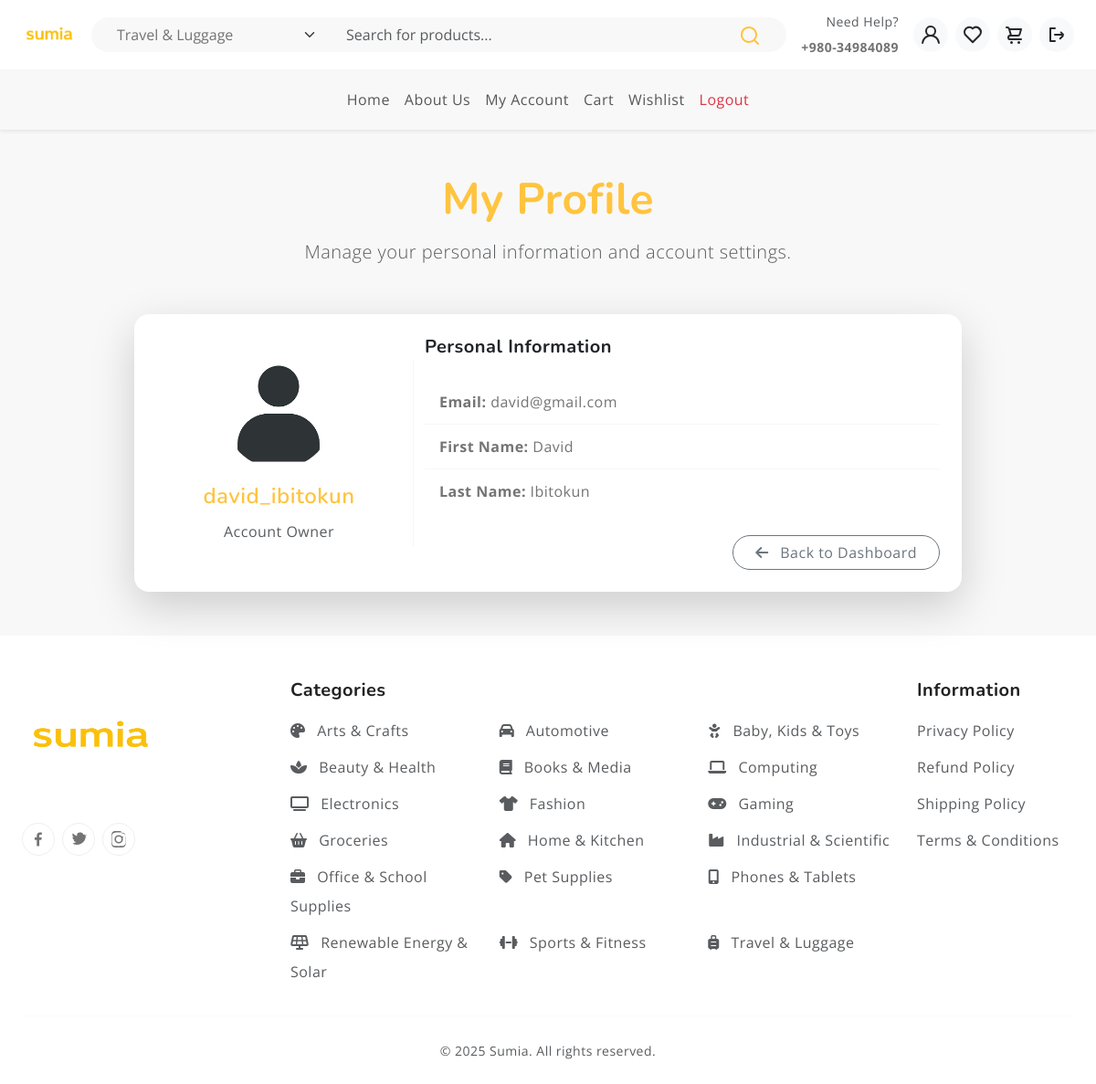
The app's page /auth/myProfile/ (signed in) with its own data.
### authentications/models.py (models this page shows, shortened)
class UsersRegistration(AbstractUser):
    ACCOUNT_CHOICES = [
        ('user', 'User'),
        ('vendor', 'Vendor'),
    ]
    account_type = models.CharField(
        max_length=10,
        choices=ACCOUNT_CHOICES,
        default='user',
        verbose_name='Account Type'
    )
    agreed_to_terms = models.BooleanField(
        default=False, # It's good practice to have a default value
        verbose_name='Agreed to Terms and Conditions'
    )
    class Meta:
        verbose_name = 'User Registration'
        verbose_name_plural = 'Users Registrations'

### pages/models.py (models this page shows, shortened)
class Category(models.Model):
    name = models.CharField(max_length=100, unique=True)
    slug = models.SlugField(max_length=100, unique=True, blank=True)
    parent = models.ForeignKey(
        'self',
        on_delete=models.SET_NULL,
        null=True,
        blank=True,
        related_name='subcategories'
    )
    description = models.TextField(blank=True)
    is_active = models.BooleanField(default=True)
    created_at = models.DateTimeField(auto_now_add=True)
    updated_at = models.DateTimeField(auto_now=True)
    icon = models.CharField(
        max_length=50,
        blank=True,
        null=True,
        help_text="Font Awesome 6 icon class (e.g., 'fa-solid fa-laptop'). Auto-assigned if empty."
    )
    class Meta:
        verbose_name_plural = 'Categories'
        ordering = ['name']
    CATEGORY_ICON_MAP = {
        'phones': 'fa-solid fa-mobile-alt', 'tablets': 'fa-solid fa-tablet-alt',
        'electronics': 'fa-solid fa-tv', 'computing': 'fa-solid fa-laptop',
        'laptops': 'fa-solid fa-laptop', 'desktops': 'fa-solid fa-desktop',
        'fashion': 'fa-solid fa-shirt', 'clothing': 'fa-solid fa-shirt',
        'shoes': 'fa-solid fa-shoe-prints', 'beauty': 'fa-solid fa-spa',
        'health': 'fa-solid fa-heart-pulse', 'home': 'fa-solid fa-house',
        'kitchen': 'fa-solid fa-blender', 'baby': 'fa-solid fa-baby',
        'kids': 'fa-solid fa-child', 'toys': 'fa-solid fa-robot',
        'sports': 'fa-solid fa-dumbbell', 'fitness': 'fa-solid fa-running',
        'automotive': 'fa-solid fa-car', 'motorcycles': 'fa-solid fa-motorcycle',
        'books': 'fa-solid fa-book', 'media': 'fa-solid fa-compact-disc',
        'gaming': 'fa-solid fa-gamepad', 'groceries': 'fa-solid fa-basket-shopping',
        'food': 'fa-solid fa-apple-whole', 'office': 'fa-solid fa-briefcase',
        'school': 'fa-solid fa-pencil-alt', 'arts': 'fa-solid fa-palette',
        'crafts': 'fa-solid fa-scissors', 'travel': 'fa-solid fa-suitcase-rolling',
        'luggage': 'fa-solid fa-suitcase', 'pets': 'fa-solid fa-paw',
        'industrial': 'fa-solid fa-industry', 'scientific': 'fa-solid fa-flask',
        'renewable': 'fa-solid fa-solar-panel', 'solar': 'fa-solid fa-sun',
        'power': 'fa-solid fa-bolt', 'smartphones': 'fa-solid fa-mobile-alt',
        'tablets': 'fa-solid fa-tablet-alt', 'televisions': 'fa-solid fa-tv',
        'cameras': 'fa-solid fa-camera', 'printers': 'fa-solid fa-print',
        'fragrances': 'fa-solid fa-spray-can', 'skincare': 'fa-solid fa-face-mask',
        'cookware': 'fa-solid fa-utensils', 'appliances': 'fa-solid fa-fan',
        'diapers': 'fa-solid fa-baby-carriage', 'strollers': 'fa-solid fa-baby-carriage',
        'consoles': 'fa-solid fa-gamepad', 'stationery': 'fa-solid fa-pen-fancy',
        'suitcases': 'fa-solid fa-suitcase-rolling', 'dog food': 'fa-solid fa-dog',
        'cat food': 'fa-solid fa-cat', 'test instruments': 'fa-solid fa-microscope',
        'power tools': 'fa-solid fa-screwdriver-wrench', 'inverters': 'fa-solid fa-charging-station',
        'batteries': 'fa-solid fa-battery-full',
    }
    DEFAULT_ICON = 'fa-solid fa-tag' # Fallback icon

### authentications/views.py (the view)
# urls.py: path('myProfile/', myProfile, name='myProfile')
@login_required(login_url='login')
def myProfile(request):
    if request.method == 'POST':
        from ..authentications.forms import UsersRegistrationForm # Import here to avoid circular dependency
        form = UsersRegistrationForm(request.POST, instance=request.user)
        if form.is_valid():
            form.save()
            messages.success(request, 'Your profile was successfully updated!')
            return redirect('myProfile') # Redirect to the same page to show updated info
        else:
            messages.error(request, 'Please correct the error below.')
    else:
        from .forms import UsersRegistrationForm # Import here
        form = UsersRegistrationForm(instance=request.user)
    context = {
        'form': form,
    }
    return render(request, 'myProfile.html', context)

### templates/myProfile.html (shortened to what this page needs)
{% extends 'base.html' %}
{% load static %}
{% block content %}
<section class="py-5 bg-light">
    <div class="container">
        <div class="text-center mb-5">
            <h2 class="fw-bold text-primary display-5 mb-2">My Profile</h2>
            <p class="lead text-muted">Manage your personal information and account settings.</p>
        </div>
        <div class="row justify-content-center">
            <div class="col-lg-10">
                <div class="card shadow-lg border-0 rounded-4 p-4 bg-white">
                    <div class="row align-items-center g-4">
                        <div class="col-md-4 text-center border-end">
                            <img src="{% static 'images/default-avatar.png' %}" alt="User Avatar"
                                 class="img-fluid rounded-circle mb-3" width="120" height="120">
                            <h4 class="fw-semibold text-primary">{{ user.username }}</h4>
                            <p class="text-muted mb-0">Account Owner</p>
                        </div>
                        <div class="col-md-8">
                            <h5 class="fw-bold text-dark mb-4">Personal Information</h5>
                            <ul class="list-group list-group-flush">
                                <li class="list-group-item bg-transparent py-2">
                                    <strong>Email:</strong> {{ user.email|default:"Not Provided" }}
                                </li>
                                <li class="list-group-item bg-transparent py-2">
                                    <strong>First Name:</strong> {{ user.first_name|default:"-" }}
                                </li>
                                <li class="list-group-item bg-transparent py-2">
                                    <strong>Last Name:</strong> {{ user.last_name|default:"-" }}
                                </li>
                            </ul>
                            <div class="mt-4 text-end">
                                <a href="{% if request.user.account_type == 'user' %}{% url 'user_dashboard' %}{% elif request.user.account_type == 'vendor' %}{% url 'vendor_dashboard' %} {%endif %}" class="btn btn-outline-secondary rounded-pill px-4">
                                    <i class="fas fa-arrow-left me-2"></i> Back to Dashboard
                                </a>
                            </div>
                        </div>
                    </div>
                </div>
            </div>
        </div>
    </div>
</section>
{% endblock %}

### templates/base.html (shortened to what this page needs)
<!DOCTYPE html>
<html lang="en">
<head>
  {% load static %}
  <link rel="stylesheet" href="https://cdnjs.cloudflare.com/ajax/libs/font-awesome/6.5.2/css/all.min.css"
 />
  <link rel="stylesheet" href="https://cdn.jsdelivr.net/npm/swiper@9/swiper-bundle.min.css">
  <link href="https://cdn.jsdelivr.net/npm/bootstrap@5.3.0-alpha3/dist/css/bootstrap.min.css" rel="stylesheet"
>
  <link rel="stylesheet" type="text/css" href="{% static 'css/vendor.css' %}">
  <link rel="stylesheet" type="text/css" href="{% static 'style.css' %}">
</head>
<body>
<header class="sticky-top bg-white shadow-sm border-bottom">
  <div class="container-fluid py-2">
    <div class="row align-items-center g-3">
      <div class="col-auto">
        <a href="{% url 'home' %}">
          <img src="{% static 'images/sumia.png' %}" alt="Sumia Logo" class="img-fluid" style="height: 60px;">
        </a>
      </div>
      <div class="col d-none d-lg-block">
        <form class="d-flex align-items-center bg-light rounded-pill px-3" action="{% url 'search' %}" method="GET">
          <select name="category" class="form-select border-0 bg-transparent w-auto me-2">
            {% for parent in top_level_categories %}
              <option value="{{ parent.id }}" {% if request.GET.category|add:'' == parent.id|add:'' %}selected{% endif %}>
                {{ parent.name }}
              </option>
            {% endfor %}
          </select>
          <input type="text" name="q" class="form-control border-0 bg-transparent"
                     placeholder="Search for products..." value="{{ request.GET.q|default:'' }}">
          <button type="submit" class="btn border-0 bg-transparent text-primary">
            <svg width="24" height="24"><use xlink:href="#search"></use></svg>
          </button>
        </form>
      </div>
      <div class="col-auto ms-auto d-flex align-items-center gap-3">
        <div class="d-none d-xl-block text-end small">
          <div class="text-muted">Need Help?</div>
          <div class="fw-bold">+980-34984089</div>
        </div>
        <ul class="list-unstyled d-flex m-0 gap-2 align-items-center">
          <li>
            <a href="{% if user.is_authenticated %}
                         {% if user.account_type == 'user' %}{% url 'user_dashboard' %}
                         {% elif user.account_type == 'vendor' %}{% url 'vendor_dashboard' %}
                         {% else %}{% url 'login' %}{% endif %}
                       {% else %}
                         {% url 'login' %}
                       {% endif %}"
               class="icon-btn">
              <svg width="24" height="24"><use xlink:href="#user"></use></svg>
            </a>
          </li>
          <li><a href="{% url 'wishlist' %}" class="icon-btn"><svg width="24" height="24"><use xlink:href="#heart"></use></svg></a></li>
          <li><a href="{% url 'cart' %}" class="icon-btn"><svg width="24" height="24"><use xlink:href="#cart"></use></svg></a></li>
          {% if user.is_authenticated %}
          <li><a href="{% url 'logout' %}" class="icon-btn" title="Logout"><svg width="24" height="24"><use xlink:href="#box-arrow-right"></use></svg></a></li>
          {% endif %}
        </ul>
      </div>
    </div>
  </div>
  <nav class="bg-light border-top">
    <div class="container">
      <div class="navbar navbar-expand-lg navbar-light">
        <div class="collapse navbar-collapse justify-content-center" id="mainNavbar">
          <ul class="navbar-nav mb-2 mb-lg-0">
            <li class="nav-item"><a href="{% url 'home' %}" class="nav-link">Home</a></li>
            <li class="nav-item"><a href="{% url 'about' %}" class="nav-link">About Us</a></li>
            {% if request.user.is_authenticated %}
              <li class="nav-item"><a href="{% if request.user.account_type == 'user' %}{% url 'user_dashboard' %}
                                             {% elif request.user.account_type == 'vendor' %}{% url 'vendor_dashboard' %}
                                             {% else %}{% url 'login' %}{% endif %}" class="nav-link">My Account</a></li>
              <li class="nav-item"><a href="{% url 'cart' %}" class="nav-link">Cart</a></li>
              <li class="nav-item"><a href="{% url 'wishlist' %}" class="nav-link">Wishlist</a></li>
              <li class="nav-item"><a href="{% url 'logout' %}" class="nav-link text-danger">Logout</a></li>
            {% else %}
              <li class="nav-item"><a href="{% url 'login' %}" class="nav-link">Login</a></li>
              <li class="nav-item"><a href="{% url 'register' %}" class="nav-link">Register</a></li>
            {% endif %}
          </ul>
        </div>
      </div>
    </div>
  </nav>
</header>
  {% block content %}
  {% endblock %}
<footer class="text-light pt-5 pb-4">
  <div class="container-fluid">
    <div class="row gy-4">
      <div class="col-lg-3 col-md-6">
                    <a href="{% url 'home' %}">
              <img src="{% static 'images/sumia.png' %}" style="width: 150px; height: 125px; margin-bottom: 2rem;" alt="logo"
                class="img-fluid">
            </a>
          <div class="d-flex gap-2">
          <a href="#" class="btn btn-outline-light rounded-circle p-2 d-flex align-items-center justify-content-center">
            <svg xmlns="http://www.w3.org/2000/svg" width="18" height="18" viewBox="0 0 24 24">
              <path fill="currentColor"
                d="M15.12 5.32H17V2.14A26.11 26.11 0 0 0 14.26 2c-2.72 0-4.58 1.66-4.58 4.7v2.62H6.61v3.56h3.07V22h3.68v-9.12h3.06l.46-3.56h-3.52V7.05c0-1.05.28-1.73 1.76-1.73Z" />
            </svg>
          </a>
          <a href="#" class="btn btn-outline-light rounded-circle p-2 d-flex align-items-center justify-content-center">
          </a>
          <a href="#" class="btn btn-outline-light rounded-circle p-2 d-flex align-items-center justify-content-center">
          </a>
        </div>
      </div>
      <div class="col-lg-7 col-md-12">
        <h5 class="fw-bold mb-3">Categories</h5>
        <div class="row">
          {% for parent in top_level_categories %}
          <div class="col-6 col-sm-4 mb-2">
            <a href="{% url 'category_detail' parent.slug %}" class="text-muted text-decoration-none">
              {% if parent.icon %}<i class="{{ parent.icon }} me-2"></i>{% endif %}
              {{ parent.name }}
            </a>
          </div>
          {% endfor %}
        </div>
      </div>
      <div class="" style="width: fit-content;">
        <div>
        <h5 class="fw-bold mb-3">Information</h5>
        <ul class="list-unstyled">
          <li><a href="#" class="text-muted text-decoration-none d-block mb-2">Privacy Policy</a></li>
          <li><a href="#" class="text-muted text-decoration-none d-block mb-2">Refund Policy</a></li>
          <li><a href="#" class="text-muted text-decoration-none d-block mb-2">Shipping Policy</a></li>
          <li><a href="#" class="text-muted text-decoration-none d-block mb-2">Terms & Conditions</a></li>
        </ul></div>
        </div>
    </div>
    <hr class="border-secondary my-4">
    <div class="text-center text-muted small">
      &copy; 2025 Sumia. All rights reserved.
    </div>
  </div>
</footer>
</body>
</html>

### records on screen
UsersRegistration: username "david_ibitokun", email "david@gmail.com", first_name "David", last_name "Ibitokun"
Category: name "Arts & Crafts"
Category: name "Automotive"
Category: name "Baby, Kids & Toys"
Category: name "Beauty & Health"
Category: name "Books & Media"
Category: name "Computing"
Category: name "Electronics"
Category: name "Fashion"
Category: name "Gaming"
Category: name "Groceries"
Category: name "Home & Kitchen"
Category: name "Industrial & Scientific"
Category: name "Office & School Supplies"
Category: name "Pet Supplies"
Category: name "Phones & Tablets"
Category: name "Renewable Energy & Solar"
Category: name "Sports & Fitness"
Category: name "Travel & Luggage"

### other values on screen
form field category "Travel & Luggage"
